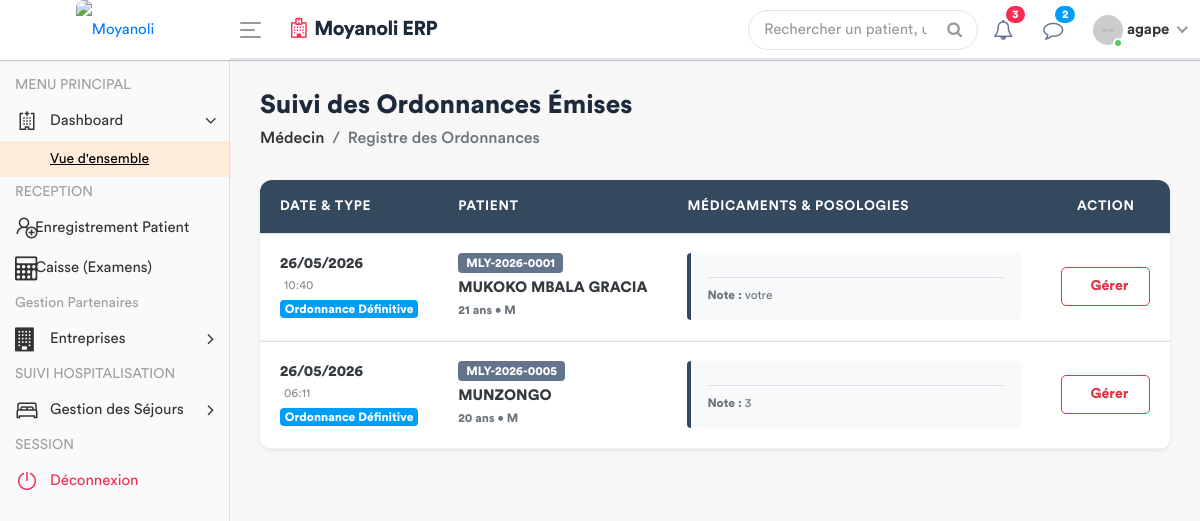
The page /medecin/ordonnances-delivrees/ (signed in) on the database as committed earlier.
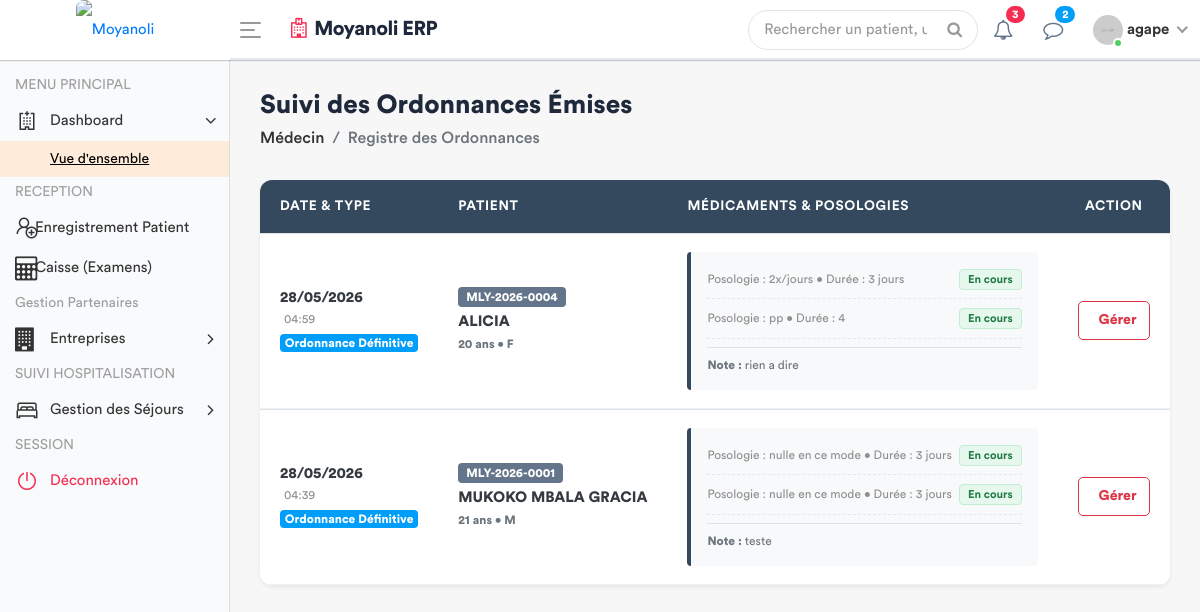
The same page on the database as committed later.
### apps/models.py (models this page shows, shortened)
class Ordonnance(models.Model):
    TYPE_CHOICES = [('URGENCE', 'Ordonnance d’Urgence'), ('DEFINITIVE', 'Ordonnance Définitive')]
    consultation = models.ForeignKey('Consultation', on_delete=models.CASCADE)
    date_prescrite = models.DateTimeField(default=timezone.now)
    type_ordonnance = models.CharField(max_length=20, choices=TYPE_CHOICES, default='URGENCE')
    diagnostic = models.CharField(max_length=255, blank=True)
    observation = models.TextField(blank=True)

class Consultation(models.Model):
    triage = models.OneToOneField(SigneVital, db_index=True, on_delete=models.CASCADE)
    medecin = models.ForeignKey(settings.AUTH_USER_MODEL, on_delete=models.SET_NULL, null=True)
    motif_consultation = models.TextField(verbose_name="Motif")
    histoire_maladie = models.TextField(verbose_name="Histoire de la maladie")
    examen_physique = models.TextField(verbose_name="Examen physique")
    complement_d_anamnese = models.CharField(max_length=200, null=True)
    hypothese_diagnostique = models.TextField(verbose_name="Hypothèse diagnostique")
    date_creation = models.DateTimeField(default=timezone.now)
    consultation_payee = models.BooleanField(default=False, verbose_name="Consultation payée")

class SigneVital(models.Model):
    patient = models.ForeignKey(Patient, on_delete=models.CASCADE)
    temperature = models.DecimalField(max_digits=4, decimal_places=1)
    poids = models.DecimalField(max_digits=5, decimal_places=2)
    tension_arterielle = models.CharField(max_length=10)
    frequence_cardiaque = models.IntegerField()
    frequence_respiratoire = models.IntegerField(null=True, blank=True)
    saturation_oxygene = models.IntegerField(null=True, blank=True)
    date_prelevement = models.DateTimeField(default=timezone.now)
    infirmier = models.ForeignKey(User, on_delete=models.SET_NULL, null=True)
    est_consulte = models.BooleanField(default=False)

class Patient(models.Model):
    code_patient = models.CharField(max_length=20, unique=True, editable=False)
    noms = models.CharField(max_length=100)
    service = models.ForeignKey('Service', on_delete=models.PROTECT, related_name='patients', null=True)
    sexe = models.CharField(max_length=1, choices=[('M', 'Masculin'), ('F', 'Féminin')])
    age = models.CharField(max_length=30)
    adresse = models.TextField()
    telephone = models.CharField(max_length=20)
    fiche_payee = models.BooleanField(default=False) # Pour le 1er passage
    created_by = models.ForeignKey(User, on_delete=models.SET_NULL, null=True, related_name='patients_crees')
    date_creation = models.DateTimeField(auto_now_add=True)
    date_modification = models.DateTimeField(auto_now=True)

class Medicament(models.Model):
    ordonnance = models.ForeignKey(Ordonnance, on_delete=models.CASCADE, related_name='medicaments')
    nom = models.CharField(max_length=255)
    posologie = models.CharField(max_length=255)
    duree = models.CharField(max_length=100)
    STATUT_CHOICES = [('EN_COURS', 'En cours'), ('STOPPE', 'Stoppé')]
    statut = models.CharField(max_length=20, choices=STATUT_CHOICES, default='EN_COURS')

### apps/views.py (the view, shortened to what this page needs)
# urls.py: path('medecin/ordonnances-delivrees/', views.liste_ordonnances_delivrees_view, name='liste_ordonnances_delivrees'),
@login_required
def liste_ordonnances_delivrees_view(request):
    ordonnances_medecin = Ordonnance.objects.select_related(
        'consultation__triage__patient'
    ).prefetch_related(
        'medicaments'
    ).order_by('-date_prescrite')
    role = Fonction.objects.filter(userKey=request.user).first()
    fonctionKey = role.fonctionKey.roleName if role and role.fonctionKey else None
    context = {
        'ordonnances_medecin': ordonnances_medecin,
        'fonctionKey': fonctionKey
    }
    return render(request, 'back-end/medecin/liste_ordonnances_delivrees.html', context)

### apps/templates/back-end/medecin/liste_ordonnances_delivrees.html (shortened to what the changed rows need)
<!DOCTYPE html>
{% load static %}
<html lang="fr">
<head>
    {% include 'back-end/includes/css.html' %}
</head>
<body>
    <div class="main-wrapper">
        <div class="page-wrapper">
            <div class="content container-fluid">
                <div class="card shadow-sm custom-table-card">
                    <div class="card-body p-0">
                        <div class="table-responsive">
                            <table class="table table-modern table-hover mb-0" width="100%">
                                <thead>
                                    <tr>
                                        <th style="width: 15%;">Date & Type</th>
                                        <th style="width: 25%;">Patient</th>
                                        <th style="width: 45%;">Médicaments & Posologies</th>
                                        <th style="width: 15%;" class="text-center">Action</th>
                                    </tr>
                                </thead>
                                <tbody>
                                    {% for ord in ordonnances_medecin %}
                                    <tr>
                                        <td class="align-middle">
                                            <div class="text-dark font-weight-bold">{{ ord.date_prescrite|date:"d/m/Y" }}</div>
                                            <small class="text-muted d-block mb-1">{{ ord.date_prescrite|date:"H:i" }}</small>
                                            <span class="badge {% if ord.type_ordonnance == 'URGENCE' %}badge-danger{% else %}badge-info{% endif %} font-weight-bold" style="font-size: 0.75rem;">
                                                {{ ord.get_type_ordonnance_display }}
                                            </span>
                                        </td>
                                        <td class="align-middle">
                                            <span class="badge badge-secondary mb-1 px-2 py-1" style="font-size: 0.75rem; background-color: #64748b;">
                                                {{ ord.consultation.triage.patient.code_patient }}
                                            </span>
                                            <span class="d-block text-uppercase font-weight-bold text-dark">{{ ord.consultation.triage.patient.noms }}</span>
                                            <small class="text-secondary font-weight-bold">{{ ord.consultation.triage.patient.age }} ans &bull; {{ ord.consultation.triage.patient.sexe }}</small>
                                        </td>
                                        <td class="align-middle">
                                            <div class="bg-light p-3 rounded" style="border-left: 4px solid #34495e;">
                                                {% for medoc in ord.medicaments.all %}
                                                <div class="d-flex justify-content-between align-items-center medoc-item">
                                                    <div>
                                                        <span class="text-muted small d-block">
                                                            Posologie : {{ medoc.posologie }} &bull; Durée : {{ medoc.duree }}
                                                        </span>
                                                    </div>
                                                    <div>
                                                        {% if medoc.statut == 'EN_COURS' %}
                                                            <span class="badge badge-actif px-2 py-1 small">En cours</span>
                                                        {% else %}
                                                            <span class="badge badge-stoppe px-2 py-1 small">Stoppé</span>
                                                        {% endif %}
                                                    </div>
                                                </div>
                                                {% endfor %}
                                                {% if ord.observation %}
                                                    <div class="mt-2 pt-2 border-top small text-secondary">
                                                        <strong>Note :</strong> {{ ord.observation }}
                                                    </div>
                                                {% endif %}
                                            </div>
                                        </td>
                                        <td class="text-center align-middle">
                                            <button type="button" class="btn btn-outline-danger btn-sm btn-block font-weight-bold py-2" data-toggle="modal" data-target="#modalGerer{{ ord.id }}">
                                                 Gérer
                                            </button>
                                        </td>
                                    </tr>
                                    {% endfor %}
                                </tbody>
                            </table>
                        </div>
                    </div>
                </div>
            </div>
        </div>
    </div>
</body>
</html>

Rows that differ between the two databases and show on the page:
removed Ordonnance: date_prescrite "26/05/2026", date_prescrite "10:40", type_ordonnance "Ordonnance Définitive", consultation.triage.patient.code_patient "MLY-2026-0001", consultation.triage.patient.noms "MUKOKO MBALA GRACIA", consultation.triage.patient.age "21", consultation.triage.patient.sexe "M", observation "votre"
removed Ordonnance: date_prescrite "26/05/2026", date_prescrite "06:11", type_ordonnance "Ordonnance Définitive", consultation.triage.patient.code_patient "MLY-2026-0005", consultation.triage.patient.noms "MUNZONGO", consultation.triage.patient.age "20", consultation.triage.patient.sexe "M", observation "3"
added Ordonnance: date_prescrite "28/05/2026", date_prescrite "04:59", type_ordonnance "Ordonnance Définitive", consultation.triage.patient.code_patient "MLY-2026-0004", consultation.triage.patient.noms "ALICIA", consultation.triage.patient.age "20", consultation.triage.patient.sexe "F", observation "rien a dire"
added Medicament: posologie "2x/jours", duree "3 jours", statut "En cours", shown under "28/05/2026"
added Medicament: posologie "pp", duree "4", statut "En cours", shown under "28/05/2026"
added Ordonnance: date_prescrite "28/05/2026", date_prescrite "04:39", type_ordonnance "Ordonnance Définitive", consultation.triage.patient.code_patient "MLY-2026-0001", consultation.triage.patient.noms "MUKOKO MBALA GRACIA", consultation.triage.patient.age "21", consultation.triage.patient.sexe "M", observation "teste"
added Medicament: posologie "nulle en ce mode", duree "3 jours", statut "En cours", shown under "28/05/2026"
added Medicament: posologie "nulle en ce mode", duree "3 jours", statut "En cours", shown under "28/05/2026"
